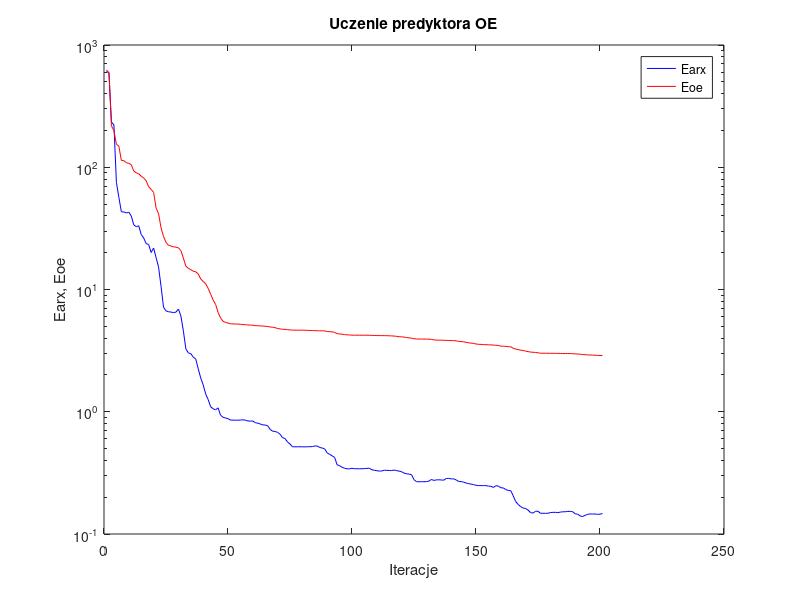
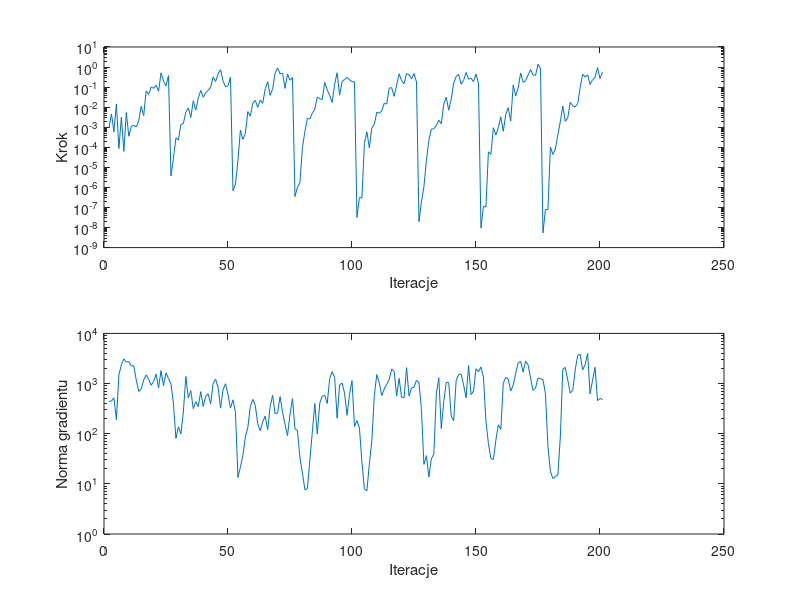

Write MATLAB code to recreate these figures, in order.
%uczenie predyktora oe
clear all;
n=0; farx(n+1)=6.098009e+002; foe(n+1)=6.247667e+002; wspucz(n+1)=0.000000e+000; ng(n+1)=0.000000e+000;
%odnowa zmiennej metryki
n=1; farx(n+1)=5.911064e+002; foe(n+1)=5.945408e+002; krok(n+1)=9.152390e-004; ng(n+1)=4.405966e+002;
n=2; farx(n+1)=2.348871e+002; foe(n+1)=2.181937e+002; krok(n+1)=4.624038e-003; ng(n+1)=4.459551e+002;
n=3; farx(n+1)=2.217122e+002; foe(n+1)=1.993548e+002; krok(n+1)=5.890474e-004; ng(n+1)=5.192516e+002;
n=4; farx(n+1)=7.518709e+001; foe(n+1)=1.542861e+002; krok(n+1)=1.450364e-002; ng(n+1)=1.902612e+002;
n=5; farx(n+1)=5.665161e+001; foe(n+1)=1.484793e+002; krok(n+1)=8.763006e-005; ng(n+1)=1.478046e+003;
n=6; farx(n+1)=4.320040e+001; foe(n+1)=1.136723e+002; krok(n+1)=3.195458e-003; ng(n+1)=2.371498e+003;
n=7; farx(n+1)=4.310505e+001; foe(n+1)=1.133320e+002; krok(n+1)=6.252649e-005; ng(n+1)=3.102212e+003;
n=8; farx(n+1)=4.227881e+001; foe(n+1)=1.088397e+002; krok(n+1)=5.433546e-003; ng(n+1)=2.674594e+003;
n=9; farx(n+1)=4.286642e+001; foe(n+1)=1.077782e+002; krok(n+1)=3.534472e-004; ng(n+1)=2.743944e+003;
n=10; farx(n+1)=3.987386e+001; foe(n+1)=1.048806e+002; krok(n+1)=1.109421e-003; ng(n+1)=2.237172e+003;
n=11; farx(n+1)=3.381274e+001; foe(n+1)=9.317744e+001; krok(n+1)=1.265228e-003; ng(n+1)=2.266283e+003;
n=12; farx(n+1)=3.264782e+001; foe(n+1)=8.994468e+001; krok(n+1)=1.029641e-003; ng(n+1)=1.177242e+003;
n=13; farx(n+1)=3.320202e+001; foe(n+1)=8.844483e+001; krok(n+1)=2.110872e-003; ng(n+1)=6.966172e+002;
n=14; farx(n+1)=2.819944e+001; foe(n+1)=8.454228e+001; krok(n+1)=1.109636e-002; ng(n+1)=7.761980e+002;
n=15; farx(n+1)=2.639379e+001; foe(n+1)=8.167998e+001; krok(n+1)=3.765398e-003; ng(n+1)=1.182997e+003;
n=16; farx(n+1)=2.374936e+001; foe(n+1)=7.738372e+001; krok(n+1)=6.417873e-002; ng(n+1)=1.480212e+003;
n=17; farx(n+1)=2.333398e+001; foe(n+1)=6.928041e+001; krok(n+1)=4.346837e-002; ng(n+1)=1.218030e+003;
n=18; farx(n+1)=2.007197e+001; foe(n+1)=6.595759e+001; krok(n+1)=1.011122e-001; ng(n+1)=9.242434e+002;
n=19; farx(n+1)=2.184870e+001; foe(n+1)=6.242905e+001; krok(n+1)=8.776600e-002; ng(n+1)=1.090146e+003;
n=20; farx(n+1)=1.823253e+001; foe(n+1)=4.641861e+001; krok(n+1)=1.232694e-001; ng(n+1)=1.540531e+003;
n=21; farx(n+1)=1.523766e+001; foe(n+1)=4.165921e+001; krok(n+1)=6.259203e-002; ng(n+1)=8.211600e+002;
n=22; farx(n+1)=1.063235e+001; foe(n+1)=3.200285e+001; krok(n+1)=5.155493e-001; ng(n+1)=1.815138e+003;
n=23; farx(n+1)=7.157847e+000; foe(n+1)=2.714384e+001; krok(n+1)=1.981883e-001; ng(n+1)=9.071420e+002;
n=24; farx(n+1)=6.686666e+000; foe(n+1)=2.431891e+001; krok(n+1)=1.160291e-001; ng(n+1)=1.630520e+003;
n=25; farx(n+1)=6.579701e+000; foe(n+1)=2.296734e+001; krok(n+1)=3.745525e-001; ng(n+1)=1.265601e+003;
%odnowa zmiennej metryki
n=26; farx(n+1)=6.537460e+000; foe(n+1)=2.269359e+001; krok(n+1)=3.735878e-006; ng(n+1)=9.794333e+002;
n=27; farx(n+1)=6.471296e+000; foe(n+1)=2.233396e+001; krok(n+1)=2.829063e-005; ng(n+1)=3.953683e+002;
n=28; farx(n+1)=6.528832e+000; foe(n+1)=2.221297e+001; krok(n+1)=2.992546e-004; ng(n+1)=8.047774e+001;
n=29; farx(n+1)=6.923454e+000; foe(n+1)=2.193056e+001; krok(n+1)=2.263251e-004; ng(n+1)=1.377484e+002;
n=30; farx(n+1)=6.079324e+000; foe(n+1)=2.082368e+001; krok(n+1)=1.387045e-003; ng(n+1)=9.850047e+001;
n=31; farx(n+1)=4.589879e+000; foe(n+1)=1.808504e+001; krok(n+1)=1.499367e-003; ng(n+1)=2.713367e+002;
n=32; farx(n+1)=3.270290e+000; foe(n+1)=1.552050e+001; krok(n+1)=5.792131e-003; ng(n+1)=1.382431e+003;
n=33; farx(n+1)=3.029785e+000; foe(n+1)=1.489810e+001; krok(n+1)=9.157950e-003; ng(n+1)=5.159559e+002;
n=34; farx(n+1)=2.987631e+000; foe(n+1)=1.453270e+001; krok(n+1)=3.065383e-003; ng(n+1)=7.226447e+002;
n=35; farx(n+1)=2.796507e+000; foe(n+1)=1.410482e+001; krok(n+1)=2.079162e-002; ng(n+1)=3.153832e+002;
n=36; farx(n+1)=2.695664e+000; foe(n+1)=1.396175e+001; krok(n+1)=7.117955e-003; ng(n+1)=4.347374e+002;
n=37; farx(n+1)=2.244204e+000; foe(n+1)=1.338594e+001; krok(n+1)=2.811708e-002; ng(n+1)=3.484068e+002;
n=38; farx(n+1)=1.889896e+000; foe(n+1)=1.218802e+001; krok(n+1)=6.852302e-002; ng(n+1)=6.894399e+002;
n=39; farx(n+1)=1.657939e+000; foe(n+1)=1.165368e+001; krok(n+1)=3.118548e-002; ng(n+1)=3.485600e+002;
n=40; farx(n+1)=1.396905e+000; foe(n+1)=1.114457e+001; krok(n+1)=5.180633e-002; ng(n+1)=5.571596e+002;
n=41; farx(n+1)=1.258564e+000; foe(n+1)=1.020323e+001; krok(n+1)=6.905442e-002; ng(n+1)=6.230824e+002;
n=42; farx(n+1)=1.097806e+000; foe(n+1)=9.173424e+000; krok(n+1)=9.907791e-002; ng(n+1)=3.952326e+002;
n=43; farx(n+1)=1.057979e+000; foe(n+1)=8.199228e+000; krok(n+1)=3.202323e-001; ng(n+1)=1.007802e+003;
n=44; farx(n+1)=1.036613e+000; foe(n+1)=7.550338e+000; krok(n+1)=1.902702e-001; ng(n+1)=1.219093e+003;
n=45; farx(n+1)=1.076581e+000; foe(n+1)=6.496887e+000; krok(n+1)=4.461084e-001; ng(n+1)=8.370172e+002;
n=46; farx(n+1)=9.367795e-001; foe(n+1)=5.850306e+000; krok(n+1)=7.413928e-001; ng(n+1)=3.242820e+002;
n=47; farx(n+1)=9.019095e-001; foe(n+1)=5.492869e+000; krok(n+1)=2.032965e-001; ng(n+1)=7.510300e+002;
n=48; farx(n+1)=8.895507e-001; foe(n+1)=5.383899e+000; krok(n+1)=1.032026e-001; ng(n+1)=9.928241e+002;
n=49; farx(n+1)=8.782799e-001; foe(n+1)=5.315825e+000; krok(n+1)=1.160291e-001; ng(n+1)=6.011846e+002;
n=50; farx(n+1)=8.544500e-001; foe(n+1)=5.239619e+000; krok(n+1)=3.185792e-001; ng(n+1)=3.247203e+002;
%odnowa zmiennej metryki
n=51; farx(n+1)=8.538325e-001; foe(n+1)=5.229652e+000; krok(n+1)=6.745688e-007; ng(n+1)=4.744579e+002;
n=52; farx(n+1)=8.530305e-001; foe(n+1)=5.219054e+000; krok(n+1)=1.448311e-006; ng(n+1)=2.689761e+002;
n=53; farx(n+1)=8.533933e-001; foe(n+1)=5.218723e+000; krok(n+1)=2.067984e-005; ng(n+1)=1.341213e+001;
n=54; farx(n+1)=8.554523e-001; foe(n+1)=5.193209e+000; krok(n+1)=7.240164e-004; ng(n+1)=2.158615e+001;
n=55; farx(n+1)=8.594053e-001; foe(n+1)=5.169169e+000; krok(n+1)=2.461531e-004; ng(n+1)=3.689087e+001;
n=56; farx(n+1)=8.541469e-001; foe(n+1)=5.153977e+000; krok(n+1)=4.957630e-004; ng(n+1)=8.624410e+001;
n=57; farx(n+1)=8.402547e-001; foe(n+1)=5.130470e+000; krok(n+1)=5.997467e-003; ng(n+1)=1.333614e+002;
n=58; farx(n+1)=8.388099e-001; foe(n+1)=5.116933e+000; krok(n+1)=3.586133e-003; ng(n+1)=3.505461e+002;
n=59; farx(n+1)=8.403745e-001; foe(n+1)=5.108158e+000; krok(n+1)=1.596002e-002; ng(n+1)=4.827915e+002;
n=60; farx(n+1)=8.131338e-001; foe(n+1)=5.058917e+000; krok(n+1)=2.173419e-002; ng(n+1)=3.671520e+002;
n=61; farx(n+1)=8.067135e-001; foe(n+1)=5.053856e+000; krok(n+1)=9.871862e-003; ng(n+1)=1.566472e+002;
n=62; farx(n+1)=7.940804e-001; foe(n+1)=5.038808e+000; krok(n+1)=2.243330e-002; ng(n+1)=1.149041e+002;
n=63; farx(n+1)=7.813846e-001; foe(n+1)=5.025011e+000; krok(n+1)=1.542628e-002; ng(n+1)=1.723724e+002;
n=64; farx(n+1)=7.782235e-001; foe(n+1)=5.003684e+000; krok(n+1)=8.219922e-002; ng(n+1)=2.252546e+002;
n=65; farx(n+1)=7.689543e-001; foe(n+1)=4.977539e+000; krok(n+1)=1.865458e-001; ng(n+1)=1.202308e+002;
n=66; farx(n+1)=7.173514e-001; foe(n+1)=4.941540e+000; krok(n+1)=3.864513e-002; ng(n+1)=3.527563e+002;
n=67; farx(n+1)=6.931361e-001; foe(n+1)=4.912574e+000; krok(n+1)=8.219922e-002; ng(n+1)=5.809544e+002;
n=68; farx(n+1)=6.895805e-001; foe(n+1)=4.869701e+000; krok(n+1)=4.964909e-001; ng(n+1)=2.481858e+002;
n=69; farx(n+1)=6.784592e-001; foe(n+1)=4.800231e+000; krok(n+1)=9.001093e-001; ng(n+1)=2.608631e+002;
n=70; farx(n+1)=6.546718e-001; foe(n+1)=4.760782e+000; krok(n+1)=4.635137e-001; ng(n+1)=5.492522e+002;
n=71; farx(n+1)=6.125313e-001; foe(n+1)=4.728069e+000; krok(n+1)=4.951781e-001; ng(n+1)=2.658846e+002;
n=72; farx(n+1)=6.041894e-001; foe(n+1)=4.720760e+000; krok(n+1)=8.643496e-002; ng(n+1)=1.535009e+002;
n=73; farx(n+1)=5.660022e-001; foe(n+1)=4.687885e+000; krok(n+1)=4.536903e-001; ng(n+1)=9.105812e+001;
n=74; farx(n+1)=5.442932e-001; foe(n+1)=4.675197e+000; krok(n+1)=2.192961e-001; ng(n+1)=2.455134e+002;
n=75; farx(n+1)=5.166550e-001; foe(n+1)=4.649875e+000; krok(n+1)=2.969638e-001; ng(n+1)=5.010527e+002;
%odnowa zmiennej metryki
n=76; farx(n+1)=5.167456e-001; foe(n+1)=4.649391e+000; krok(n+1)=3.486855e-007; ng(n+1)=1.248345e+002;
n=77; farx(n+1)=5.170715e-001; foe(n+1)=4.647828e+000; krok(n+1)=1.027470e-006; ng(n+1)=1.153297e+002;
n=78; farx(n+1)=5.171672e-001; foe(n+1)=4.647677e+000; krok(n+1)=1.711242e-006; ng(n+1)=3.289475e+001;
n=79; farx(n+1)=5.168014e-001; foe(n+1)=4.645351e+000; krok(n+1)=9.453325e-005; ng(n+1)=1.674961e+001;
n=80; farx(n+1)=5.160196e-001; foe(n+1)=4.643118e+000; krok(n+1)=6.066958e-004; ng(n+1)=7.639654e+000;
n=81; farx(n+1)=5.173459e-001; foe(n+1)=4.632363e+000; krok(n+1)=2.742688e-003; ng(n+1)=8.021409e+000;
n=82; farx(n+1)=5.172305e-001; foe(n+1)=4.623927e+000; krok(n+1)=2.614439e-003; ng(n+1)=2.955088e+001;
n=83; farx(n+1)=5.191898e-001; foe(n+1)=4.612074e+000; krok(n+1)=4.914651e-003; ng(n+1)=1.067664e+002;
n=84; farx(n+1)=5.247198e-001; foe(n+1)=4.606673e+000; krok(n+1)=8.003391e-003; ng(n+1)=4.005338e+002;
n=85; farx(n+1)=5.247073e-001; foe(n+1)=4.600203e+000; krok(n+1)=3.203828e-002; ng(n+1)=9.897278e+001;
n=86; farx(n+1)=5.097370e-001; foe(n+1)=4.594416e+000; krok(n+1)=2.617232e-002; ng(n+1)=4.062910e+002;
n=87; farx(n+1)=5.054102e-001; foe(n+1)=4.591925e+000; krok(n+1)=2.409244e-002; ng(n+1)=5.579889e+002;
n=88; farx(n+1)=4.964016e-001; foe(n+1)=4.582953e+000; krok(n+1)=1.738735e-001; ng(n+1)=5.842118e+002;
n=89; farx(n+1)=4.602639e-001; foe(n+1)=4.534924e+000; krok(n+1)=7.262643e-002; ng(n+1)=4.004993e+002;
n=90; farx(n+1)=4.484307e-001; foe(n+1)=4.518738e+000; krok(n+1)=3.873453e-002; ng(n+1)=1.258308e+003;
n=91; farx(n+1)=4.356155e-001; foe(n+1)=4.501948e+000; krok(n+1)=1.740861e-002; ng(n+1)=1.721261e+003;
n=92; farx(n+1)=4.230166e-001; foe(n+1)=4.468626e+000; krok(n+1)=1.399123e-001; ng(n+1)=1.326612e+003;
n=93; farx(n+1)=3.679337e-001; foe(n+1)=4.349243e+000; krok(n+1)=5.203615e-001; ng(n+1)=2.035517e+002;
n=94; farx(n+1)=3.622253e-001; foe(n+1)=4.332737e+000; krok(n+1)=4.002904e-002; ng(n+1)=9.408572e+002;
n=95; farx(n+1)=3.516599e-001; foe(n+1)=4.309494e+000; krok(n+1)=1.892883e-001; ng(n+1)=1.020702e+003;
n=96; farx(n+1)=3.449183e-001; foe(n+1)=4.272821e+000; krok(n+1)=2.401907e-001; ng(n+1)=6.491029e+002;
n=97; farx(n+1)=3.413029e-001; foe(n+1)=4.260881e+000; krok(n+1)=3.044248e-001; ng(n+1)=2.318839e+002;
n=98; farx(n+1)=3.413147e-001; foe(n+1)=4.247199e+000; krok(n+1)=2.320583e-001; ng(n+1)=6.086205e+002;
n=99; farx(n+1)=3.448522e-001; foe(n+1)=4.234622e+000; krok(n+1)=1.886278e-001; ng(n+1)=1.142082e+003;
n=100; farx(n+1)=3.419298e-001; foe(n+1)=4.228945e+000; krok(n+1)=1.794664e-001; ng(n+1)=1.396382e+002;
%odnowa zmiennej metryki
n=101; farx(n+1)=3.419199e-001; foe(n+1)=4.228816e+000; krok(n+1)=3.205180e-008; ng(n+1)=1.831102e+002;
n=102; farx(n+1)=3.419225e-001; foe(n+1)=4.228369e+000; krok(n+1)=3.148042e-007; ng(n+1)=1.290654e+002;
n=103; farx(n+1)=3.419350e-001; foe(n+1)=4.228349e+000; krok(n+1)=2.962382e-007; ng(n+1)=2.713078e+001;
n=104; farx(n+1)=3.427233e-001; foe(n+1)=4.227183e+000; krok(n+1)=1.602589e-004; ng(n+1)=7.946470e+000;
n=105; farx(n+1)=3.442657e-001; foe(n+1)=4.224859e+000; krok(n+1)=5.805971e-004; ng(n+1)=7.277489e+000;
n=106; farx(n+1)=3.450739e-001; foe(n+1)=4.222438e+000; krok(n+1)=9.374630e-005; ng(n+1)=2.511231e+001;
n=107; farx(n+1)=3.354128e-001; foe(n+1)=4.215109e+000; krok(n+1)=9.382450e-004; ng(n+1)=7.130896e+001;
n=108; farx(n+1)=3.321132e-001; foe(n+1)=4.208557e+000; krok(n+1)=1.387045e-003; ng(n+1)=5.862416e+002;
n=109; farx(n+1)=3.291451e-001; foe(n+1)=4.200514e+000; krok(n+1)=5.608389e-003; ng(n+1)=1.508038e+003;
n=110; farx(n+1)=3.273452e-001; foe(n+1)=4.197824e+000; krok(n+1)=5.036156e-003; ng(n+1)=1.020719e+003;
n=111; farx(n+1)=3.276584e-001; foe(n+1)=4.195316e+000; krok(n+1)=6.496894e-003; ng(n+1)=5.744649e+002;
n=112; farx(n+1)=3.324077e-001; foe(n+1)=4.192465e+000; krok(n+1)=1.560217e-002; ng(n+1)=7.820458e+002;
n=113; farx(n+1)=3.316810e-001; foe(n+1)=4.190060e+000; krok(n+1)=1.438322e-002; ng(n+1)=9.670952e+002;
n=114; farx(n+1)=3.306019e-001; foe(n+1)=4.181715e+000; krok(n+1)=8.973423e-002; ng(n+1)=1.198737e+003;
n=115; farx(n+1)=3.305163e-001; foe(n+1)=4.173812e+000; krok(n+1)=9.338312e-002; ng(n+1)=1.961171e+003;
n=116; farx(n+1)=3.335361e-001; foe(n+1)=4.160702e+000; krok(n+1)=3.474191e-002; ng(n+1)=1.731905e+003;
n=117; farx(n+1)=3.297889e-001; foe(n+1)=4.137378e+000; krok(n+1)=1.277097e-001; ng(n+1)=5.621862e+002;
n=118; farx(n+1)=3.269498e-001; foe(n+1)=4.110649e+000; krok(n+1)=4.602631e-001; ng(n+1)=1.271902e+003;
n=119; farx(n+1)=3.229846e-001; foe(n+1)=4.101308e+000; krok(n+1)=2.114117e-001; ng(n+1)=5.366756e+002;
n=120; farx(n+1)=3.151152e-001; foe(n+1)=4.079933e+000; krok(n+1)=1.478545e-001; ng(n+1)=5.227051e+002;
n=121; farx(n+1)=3.108224e-001; foe(n+1)=4.046420e+000; krok(n+1)=4.714530e-001; ng(n+1)=2.076386e+003;
n=122; farx(n+1)=3.091938e-001; foe(n+1)=4.022531e+000; krok(n+1)=4.102061e-001; ng(n+1)=5.639075e+002;
n=123; farx(n+1)=3.056309e-001; foe(n+1)=3.999153e+000; krok(n+1)=2.592992e-001; ng(n+1)=8.187547e+002;
n=124; farx(n+1)=2.782294e-001; foe(n+1)=3.955012e+000; krok(n+1)=4.714530e-001; ng(n+1)=8.483843e+002;
n=125; farx(n+1)=2.677751e-001; foe(n+1)=3.936553e+000; krok(n+1)=1.818254e-001; ng(n+1)=1.166403e+003;
%odnowa zmiennej metryki
n=126; farx(n+1)=2.677246e-001; foe(n+1)=3.933179e+000; krok(n+1)=1.944441e-008; ng(n+1)=1.035022e+003;
n=127; farx(n+1)=2.677240e-001; foe(n+1)=3.931726e+000; krok(n+1)=1.938318e-007; ng(n+1)=3.035677e+002;
n=128; farx(n+1)=2.677203e-001; foe(n+1)=3.931668e+000; krok(n+1)=1.094586e-006; ng(n+1)=2.441809e+001;
n=129; farx(n+1)=2.682408e-001; foe(n+1)=3.929267e+000; krok(n+1)=2.230894e-005; ng(n+1)=3.654955e+001;
n=130; farx(n+1)=2.705816e-001; foe(n+1)=3.925278e+000; krok(n+1)=2.263251e-004; ng(n+1)=1.370693e+001;
n=131; farx(n+1)=2.794171e-001; foe(n+1)=3.908534e+000; krok(n+1)=8.058731e-004; ng(n+1)=3.162369e+001;
n=132; farx(n+1)=2.743526e-001; foe(n+1)=3.870897e+000; krok(n+1)=8.375096e-004; ng(n+1)=3.913705e+001;
n=133; farx(n+1)=2.770512e-001; foe(n+1)=3.856853e+000; krok(n+1)=1.234892e-003; ng(n+1)=6.270847e+002;
n=134; farx(n+1)=2.777123e-001; foe(n+1)=3.851739e+000; krok(n+1)=2.239224e-003; ng(n+1)=1.300450e+003;
n=135; farx(n+1)=2.765940e-001; foe(n+1)=3.849065e+000; krok(n+1)=1.490432e-003; ng(n+1)=1.268394e+002;
n=136; farx(n+1)=2.755993e-001; foe(n+1)=3.845481e+000; krok(n+1)=1.406421e-002; ng(n+1)=4.344011e+002;
n=137; farx(n+1)=2.843949e-001; foe(n+1)=3.834294e+000; krok(n+1)=3.133413e-002; ng(n+1)=1.058931e+003;
n=138; farx(n+1)=2.853342e-001; foe(n+1)=3.827264e+000; krok(n+1)=7.088910e-003; ng(n+1)=1.041064e+003;
n=139; farx(n+1)=2.822261e-001; foe(n+1)=3.824776e+000; krok(n+1)=2.529683e-002; ng(n+1)=2.249906e+002;
n=140; farx(n+1)=2.827300e-001; foe(n+1)=3.816621e+000; krok(n+1)=1.590363e-001; ng(n+1)=1.819623e+002;
n=141; farx(n+1)=2.770206e-001; foe(n+1)=3.806718e+000; krok(n+1)=3.403631e-001; ng(n+1)=1.154553e+003;
n=142; farx(n+1)=2.693521e-001; foe(n+1)=3.764335e+000; krok(n+1)=4.363377e-001; ng(n+1)=1.509525e+003;
n=143; farx(n+1)=2.683582e-001; foe(n+1)=3.753143e+000; krok(n+1)=1.389676e-001; ng(n+1)=1.546290e+003;
n=144; farx(n+1)=2.656630e-001; foe(n+1)=3.731420e+000; krok(n+1)=2.155114e-001; ng(n+1)=9.375317e+002;
n=145; farx(n+1)=2.611591e-001; foe(n+1)=3.698087e+000; krok(n+1)=5.352197e-001; ng(n+1)=5.212042e+002;
n=146; farx(n+1)=2.582909e-001; foe(n+1)=3.663873e+000; krok(n+1)=2.515310e-001; ng(n+1)=2.294256e+003;
n=147; farx(n+1)=2.558178e-001; foe(n+1)=3.644198e+000; krok(n+1)=2.688700e-001; ng(n+1)=6.018130e+002;
n=148; farx(n+1)=2.534829e-001; foe(n+1)=3.623941e+000; krok(n+1)=1.881412e-001; ng(n+1)=7.111949e+002;
n=149; farx(n+1)=2.504050e-001; foe(n+1)=3.583359e+000; krok(n+1)=4.446475e-001; ng(n+1)=1.976744e+003;
n=150; farx(n+1)=2.488168e-001; foe(n+1)=3.562412e+000; krok(n+1)=1.591991e-001; ng(n+1)=1.721686e+003;
%odnowa zmiennej metryki
n=151; farx(n+1)=2.487897e-001; foe(n+1)=3.557425e+000; krok(n+1)=9.537613e-009; ng(n+1)=2.133982e+003;
n=152; farx(n+1)=2.487388e-001; foe(n+1)=3.540200e+000; krok(n+1)=1.143150e-007; ng(n+1)=1.340753e+003;
n=153; farx(n+1)=2.487437e-001; foe(n+1)=3.539909e+000; krok(n+1)=1.046096e-007; ng(n+1)=1.801132e+002;
n=154; farx(n+1)=2.464419e-001; foe(n+1)=3.527497e+000; krok(n+1)=5.926151e-005; ng(n+1)=6.365657e+001;
n=155; farx(n+1)=2.454175e-001; foe(n+1)=3.524558e+000; krok(n+1)=4.452497e-005; ng(n+1)=3.201628e+001;
n=156; farx(n+1)=2.404794e-001; foe(n+1)=3.511167e+000; krok(n+1)=9.489565e-004; ng(n+1)=3.056408e+001;
n=157; farx(n+1)=2.481637e-001; foe(n+1)=3.498908e+000; krok(n+1)=4.050306e-004; ng(n+1)=7.414759e+001;
n=158; farx(n+1)=2.467656e-001; foe(n+1)=3.486167e+000; krok(n+1)=9.489565e-004; ng(n+1)=1.506474e+002;
n=159; farx(n+1)=2.389956e-001; foe(n+1)=3.440619e+000; krok(n+1)=3.303815e-003; ng(n+1)=1.213169e+002;
n=160; farx(n+1)=2.381669e-001; foe(n+1)=3.438976e+000; krok(n+1)=6.250570e-004; ng(n+1)=1.016769e+003;
n=161; farx(n+1)=2.313692e-001; foe(n+1)=3.426938e+000; krok(n+1)=4.474402e-003; ng(n+1)=1.328541e+003;
n=162; farx(n+1)=2.271083e-001; foe(n+1)=3.403212e+000; krok(n+1)=9.289554e-003; ng(n+1)=1.228929e+003;
n=163; farx(n+1)=2.262523e-001; foe(n+1)=3.400796e+000; krok(n+1)=2.040296e-003; ng(n+1)=7.124284e+002;
n=164; farx(n+1)=2.054742e-001; foe(n+1)=3.305137e+000; krok(n+1)=1.263868e-001; ng(n+1)=9.312381e+002;
n=165; farx(n+1)=1.843002e-001; foe(n+1)=3.259256e+000; krok(n+1)=3.670029e-002; ng(n+1)=1.600486e+003;
n=166; farx(n+1)=1.744265e-001; foe(n+1)=3.226200e+000; krok(n+1)=8.973318e-002; ng(n+1)=2.614221e+003;
n=167; farx(n+1)=1.675378e-001; foe(n+1)=3.192882e+000; krok(n+1)=5.076613e-001; ng(n+1)=2.766799e+003;
n=168; farx(n+1)=1.630381e-001; foe(n+1)=3.167598e+000; krok(n+1)=1.717868e-001; ng(n+1)=1.693322e+003;
n=169; farx(n+1)=1.616327e-001; foe(n+1)=3.134318e+000; krok(n+1)=2.106628e-001; ng(n+1)=2.797399e+003;
n=170; farx(n+1)=1.567210e-001; foe(n+1)=3.105829e+000; krok(n+1)=3.904377e-001; ng(n+1)=2.364963e+003;
n=171; farx(n+1)=1.496650e-001; foe(n+1)=3.077830e+000; krok(n+1)=7.491049e-001; ng(n+1)=1.291697e+003;
n=172; farx(n+1)=1.482621e-001; foe(n+1)=3.065675e+000; krok(n+1)=4.114269e-001; ng(n+1)=7.275303e+002;
n=173; farx(n+1)=1.534304e-001; foe(n+1)=3.055422e+000; krok(n+1)=3.856870e-001; ng(n+1)=8.143657e+002;
n=174; farx(n+1)=1.535543e-001; foe(n+1)=3.033129e+000; krok(n+1)=1.377726e+000; ng(n+1)=1.291831e+003;
n=175; farx(n+1)=1.477015e-001; foe(n+1)=3.013072e+000; krok(n+1)=8.620454e-001; ng(n+1)=1.251056e+003;
%odnowa zmiennej metryki
n=176; farx(n+1)=1.477013e-001; foe(n+1)=3.012080e+000; krok(n+1)=5.400978e-009; ng(n+1)=1.195896e+003;
n=177; farx(n+1)=1.476972e-001; foe(n+1)=3.009498e+000; krok(n+1)=7.964964e-008; ng(n+1)=6.290125e+002;
n=178; farx(n+1)=1.477032e-001; foe(n+1)=3.009476e+000; krok(n+1)=7.840247e-008; ng(n+1)=5.625164e+001;
n=179; farx(n+1)=1.497529e-001; foe(n+1)=3.006549e+000; krok(n+1)=1.032442e-004; ng(n+1)=1.768506e+001;
n=180; farx(n+1)=1.503289e-001; foe(n+1)=3.005726e+000; krok(n+1)=4.424067e-005; ng(n+1)=1.281299e+001;
n=181; farx(n+1)=1.503712e-001; foe(n+1)=3.005074e+000; krok(n+1)=8.126074e-005; ng(n+1)=1.395165e+001;
n=182; farx(n+1)=1.495952e-001; foe(n+1)=3.004059e+000; krok(n+1)=4.216476e-004; ng(n+1)=1.505361e+001;
n=183; farx(n+1)=1.510390e-001; foe(n+1)=2.998371e+000; krok(n+1)=1.909306e-003; ng(n+1)=8.568359e+001;
n=184; farx(n+1)=1.519359e-001; foe(n+1)=2.995533e+000; krok(n+1)=1.129495e-002; ng(n+1)=1.941592e+003;
n=185; farx(n+1)=1.521511e-001; foe(n+1)=2.994547e+000; krok(n+1)=1.952316e-003; ng(n+1)=2.091504e+003;
n=186; farx(n+1)=1.529220e-001; foe(n+1)=2.993927e+000; krok(n+1)=2.953444e-003; ng(n+1)=1.177007e+003;
n=187; farx(n+1)=1.531973e-001; foe(n+1)=2.989818e+000; krok(n+1)=1.759944e-002; ng(n+1)=6.475371e+002;
n=188; farx(n+1)=1.520975e-001; foe(n+1)=2.985700e+000; krok(n+1)=1.170476e-002; ng(n+1)=7.291737e+002;
n=189; farx(n+1)=1.461985e-001; foe(n+1)=2.972148e+000; krok(n+1)=1.023953e-002; ng(n+1)=1.859398e+003;
n=190; farx(n+1)=1.453738e-001; foe(n+1)=2.969375e+000; krok(n+1)=1.517118e-002; ng(n+1)=3.648284e+003;
n=191; farx(n+1)=1.405141e-001; foe(n+1)=2.956651e+000; krok(n+1)=9.326072e-002; ng(n+1)=3.829223e+003;
n=192; farx(n+1)=1.390104e-001; foe(n+1)=2.938361e+000; krok(n+1)=4.406062e-001; ng(n+1)=1.881201e+003;
n=193; farx(n+1)=1.422319e-001; foe(n+1)=2.929733e+000; krok(n+1)=3.161324e-001; ng(n+1)=2.348260e+003;
n=194; farx(n+1)=1.447477e-001; foe(n+1)=2.917110e+000; krok(n+1)=4.065930e-001; ng(n+1)=4.005833e+003;
n=195; farx(n+1)=1.460579e-001; foe(n+1)=2.912368e+000; krok(n+1)=1.355729e-001; ng(n+1)=6.220765e+002;
n=196; farx(n+1)=1.456505e-001; foe(n+1)=2.907293e+000; krok(n+1)=2.317569e-001; ng(n+1)=1.165525e+003;
n=197; farx(n+1)=1.458585e-001; foe(n+1)=2.896406e+000; krok(n+1)=3.057702e-001; ng(n+1)=2.108479e+003;
n=198; farx(n+1)=1.448450e-001; foe(n+1)=2.889658e+000; krok(n+1)=9.453922e-001; ng(n+1)=4.569882e+002;
n=199; farx(n+1)=1.452067e-001; foe(n+1)=2.886173e+000; krok(n+1)=2.658984e-001; ng(n+1)=5.035081e+002;
n=200; farx(n+1)=1.469276e-001; foe(n+1)=2.883034e+000; krok(n+1)=5.524354e-001; ng(n+1)=4.793682e+002;

figure; semilogy(farx,'b'); hold on; semilogy(foe,'r'); xlabel('Iteracje'); ylabel('Earx, Eoe'); legend('Earx','Eoe'); title('Uczenie predyktora OE');
figure; subplot(2,1,1); semilogy(krok); xlabel('Iteracje'); ylabel('Krok');
subplot(2,1,2); semilogy(ng); xlabel('Iteracje'); ylabel('Norma gradientu');
Earx=farx(n+1)
Eoe=foe(n+1)
